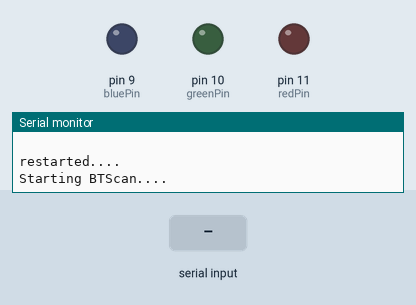
This sketch was run on a simulated Arduino Uno, built with avr-gcc and run on an emulated ATmega328P. On the bench: output pins drawn as LEDs (lit = HIGH), the last lines printed to the serial monitor. Inputs (shaded band) come from the test bench.

Above: at 6.2 s.
6.3 s: "1" received over the second serial link
At 6.9 s:
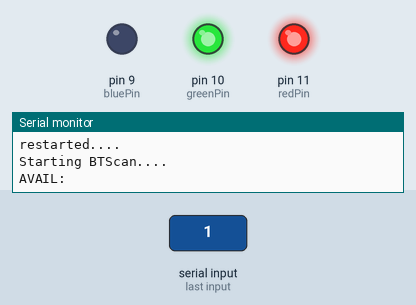
Timing chart, 0 to 9.3 s (numbered marks = the images above; inputs shaded):
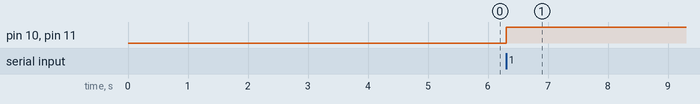

The sketch:

Slave.ino
```cpp
#include <SoftwareSerial.h>   //Software Serial Port
#define RxD 6
#define TxD 7

#define DEBUG_ENABLED  1

SoftwareSerial blueToothSerial(RxD,TxD);

int redPin = 11;
int greenPin = 10;
int bluePin = 9;

char recvChar;
String recvBuf;
String recvAddr;
String recvInq;

void setup()
{
  Serial.begin(9600);
  pinMode(RxD, INPUT);
  pinMode(TxD, OUTPUT);

  pinMode(redPin, OUTPUT);
  pinMode(greenPin, OUTPUT);
  pinMode(bluePin, OUTPUT);

  setupBlueToothConnection();


 //wait 1 sec and flush the serial buffer
  delay(1000);
  Serial.flush();
  blueToothSerial.flush();
  Serial.println(" ");
  Serial.println("restarted....");
  Serial.println("Starting BTScan....");
}

void loop()
{
  btScan();
}

void setupBlueToothConnection()
{
  blueToothSerial.begin(38400); //Set BluetoothBee BaudRate to default baud rate 38400
  blueToothSerial.println("\r\n+STWMOD=0\r\n"); //set the bluetooth work in slave mode
  blueToothSerial.println("\r\n+STNA=SeeedBTSlave\r\n"); //set the bluetooth name as "SeeedBTSlave"
  blueToothSerial.println("\r\n+STOAUT=1\r\n"); // Permit Paired device to connect me
  blueToothSerial.println("\r\n+STAUTO=0\r\n"); // Auto-connection should be forbidden here
  delay(2000); // This delay is required.
  blueToothSerial.println("\r\n+INQ=1\r\n"); //make the slave bluetooth inquirable
  Serial.println("The slave bluetooth is inquirable!");
  delay(2000); // This delay is required.
  blueToothSerial.flush();
}

void setColor(int red, int green, int blue)
{
analogWrite(redPin, 255-red);
analogWrite(greenPin, 255-green);
analogWrite(bluePin, 255-blue);
}

void btScan()  //scan for devices
{
  if (blueToothSerial.available()) {
    setColor(0, 0, 255);
    Serial.println("AVAIL:");
    recvChar = blueToothSerial.read();
    recvBuf += recvChar;
    if (((recvChar > 47) && (recvChar < 58)) || ((recvChar > 64) && (recvChar < 71)))  // get numbers and A-F only
    {
      recvAddr += recvChar;
      if(recvAddr.length()==12)
      {
        Serial.println(recvAddr);
        recvAddr = "";
        blueToothSerial.flush();
      }
    }
  }
}
```

Measured:
- after the input at 6.3 s, pin 10 (greenPin), pin 11 (redPin): LOW → HIGH at once
